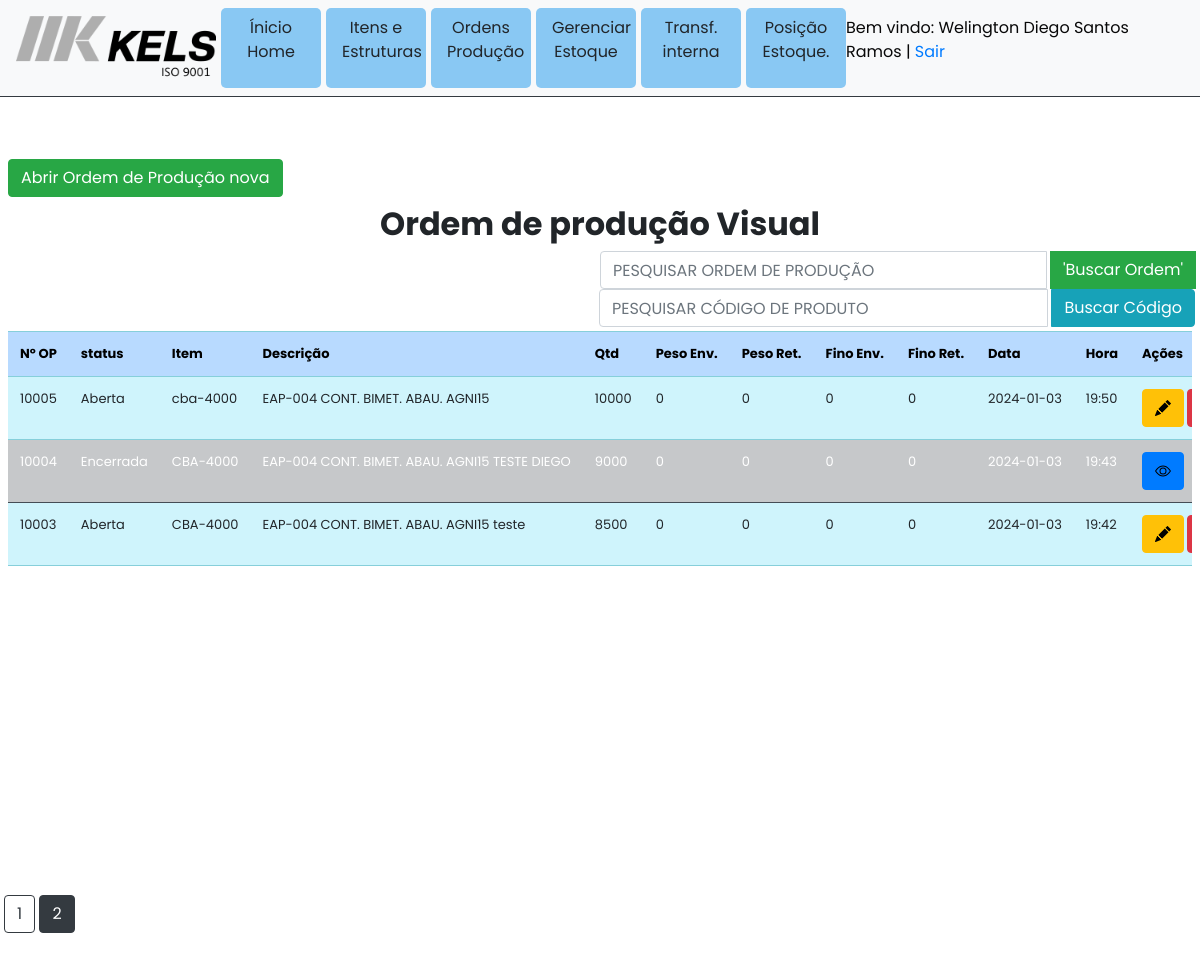
Screenshot of /ordens_producao_visual?page=2 (signed in) with the database file from the repository.
### models/models.py (models this page shows, shortened)
class User(db.Model, UserMixin):
    __tablename__ = "users"
    id = db.Column(db.Integer, primary_key=True)
    email = db.Column(db.String(50), unique=True, nullable=False)
    password = db.Column(db.String(100), nullable=False)
    name = db.Column(db.String(100), nullable=False)

class Ops_visual(db.Model):
    __tablename__='ops_visual'
    id = db.Column(db.Integer, primary_key=True)
    numero_op_visual = db.Column(db.String(50))
    situação = db.Column(db.String(50))
    item = db.Column(db.String(50))
    descrição = db.Column(db.String(255))
    quantidade = db.Column(db.Integer)
    peso_enviado = db.Column(db.Integer)
    peso_retornado = db.Column(db.Integer)
    fino_enviado = db.Column(db.Integer)
    fino_retornado = db.Column(db.Integer)
    data_abertura = db.Column(db.String(50))
    hora_abertura = db.Column(db.String(50))

### app.py (the view)
@app.route('/ordens_producao_visual', methods = ['GET','POST'])
def ordens_producao_visual():
    filtro = request.form.get("filtro_op")
    filtro_cod = request.form.get("codigo_op")
    if not current_user.is_authenticated:
     return redirect( url_for('login'))
    if filtro == "":
        filtro = None
    if filtro_cod == "":
        filtro_cod = None
    page = request.args.get('page', 1, type=int)
    itens_ordered = Ops_visual.query.order_by(Ops_visual.numero_op_visual.desc()).all()
    dados = Ops_visual.query.order_by(Ops_visual.numero_op_visual.desc()).paginate(page=page,per_page=10)
    return render_template('ordens_producao_visual.html', itens = dados, filtro = filtro, filtro_cod = filtro_cod)

### app.py (called while the page is built)
@login_manager.user_loader
def load_user(user_id):
    return User.query.get(user_id)

### templates/ordens_producao_visual.html (shortened to what this page needs)
{% extends 'base.html' %}
{% block body %}
<div class="margin-top w-100">
    <div class="row">
        <div class="col md-12">
            <div class="m-1"><p> </p><p> </p><div>-
                <d-flex->-</d-flex->
            </div>
                <div class="margin-top w-100">
                    <button type="button" class="btn btn-success ms-1 d-flex justify-content-end" data-bs-toggle="modal"
                    data-bs-target="#add_op_modal_visual">Abrir Ordem de Produção nova</button>
                    <h2 class="d-flex justify-content-center mt-2"><strong>Ordem de produção Visual</strong></h2>
                    <div class="input-group d-flex justify-content-end w-100">
                        <form method="POST" action="{{url_for('ordens_producao_visual')}}" class="input-group w-50 input-group d-flex justify-content-start ms-4">
                        <input type="search" class="form-control  w-50" placeholder="Pesquisar Ordem de Produção" name="filtro_op" aria-label="Pesquisar Ordem de Produção" aria-describedby="basic-addon2" autocomplete="off" style="text-transform: uppercase;">
                        <div class="input-group-append">
                        <button class="btn btn-success ms-1" type="submit">'Buscar Ordem'</button>
                    </div>
                    <div class="input-group d-flex justify-content-end w-100">
                        <form method="POST" action="{{url_for('ordens_producao_visual')}}" class="input-group w-50 input-group d-flex justify-content-start ms-4">
                            <input type="search" class="form-control  w-50" placeholder="Pesquisar Código de Produto" name="codigo_op" aria-label="Pesquisar por Código" aria-describedby="basic-addon2" autocomplete="off" style="text-transform: uppercase;">
                            <div class="input-group-append">
                            <button class="btn btn-info ms-1" type="submit">Buscar Código</button>
                            </form>
                    </div>
                </div>
            <div class="container_table m-1">
                <table class="table table-hover table-info" class="flex">
                    <tr class="table-primary">
                        <th>Nº OP</th>
                        <th>status</th>
                        <th>Item</th>
                        <th>Descrição</th>
                        <th>Qtd</th>
                        <th>Peso Env.</th>
                        <th>Peso Ret.</th>
                        <th>Fino Env.</th>
                        <th>Fino Ret.</th>
                        <th>Data</th>
                        <th>Hora</th>
                        <th>Ações</th>
                    </tr>
                    {% for row in itens.items %}
                    {% if filtro == None %}
                    {% if filtro_cod == None %}
                    <tr class='{{"table-dark" if row.situação == "Encerrada" else ""}}'>
                        <td>{{row.numero_op_visual}}</td>
                        <td>{{row.situação}}</td>
                        <td>{{row.item}}</td>
                        <td>{{row.descrição}}</td>
                        <td>{{row.quantidade}}</td>
                        <td>{{row.peso_enviado}}</td>
                        <td>{{row.peso_retornado}}</td>
                        <td>{{row.fino_enviado}}</td>
                        <td>{{row.fino_retornado}}</td>
                        <td>{{row.data_abertura}}</td>
                        <td>{{row.hora_abertura}}</td>
                        {% if row.situação == "Encerrada" %}
                        <td>
                            <form action="op/{{row.numero_op_visual}}" method="post" type="hidden" >
                                <button type="submit" for="myForm" class="btn btn-primary btn-xs"><img
                                src="{{url_for('static', filename='images/eye.svg')}}" alt=""></button>
                            </form>
                        </td>
                        {% else %}
                        <td>
                            <div  class="icons">
                                <div>
                                    <a href="update_op/{{row.id}}" class="editItem btn btn-warning btn-xs " data-bs-toggle="modal"
                                        data-bs-target="#edit_op_modal{{row.id}}"><img
                                        src="{{url_for('static', filename='images/pencil-fill.svg')}}" alt="">
                                    </a>
                                </div>
                                <div>
                                    <a href="delete_op/{{row.id}}" class="btn btn-danger btn-xs"
                                        onclick="return confirm('Tem certeza que quer deletar esta ordem de produção?')"><img
                                    </a>
                                </div>
                            </div>
                        </td>
                        {% endif %}
                    </tr>
                    {% endif %}
                    {% endif %}
                    {% endfor %}
                </table>
            </div></div>
                {% for page_num in itens.iter_pages(left_edge=1, right_edge=1,
                    left_current=1, right_current=2) %} {% if page_num %} {% if itens.page ==
                    page_num %}
                    <a
                      class="btn btn-dark mb-4"
                      href="{{ url_for('ordens_producao_visual', page=page_num) }}"
                      >{{ page_num }}</a
                    >
                    {% else %}
                    <a
                      class="btn btn-outline-dark mb-4"
                      href="{{ url_for('ordens_producao_visual', page=page_num) }}"
                      >{{ page_num }}</a
                    >
                    {% endif %} {% else %} ... {% endif %} {% endfor %}
            </div>
        </div>
    </div>
</div>
{% endblock %}

### templates/header.html (shortened to what this page needs)
{% extends 'base.html' %}
{% block body %}
<div class="container">
<nav class="navbar navbar-expand-lg  navbar-light bg-light w-100 fixed-top header  border-bottom border-2 border-dark">
  <img src="{{ url_for('static', filename='images/logo-iso.png')}}" width = 200 alt="logo">
    <div class="collapse navbar-collapse" id="navbarTogglerDemo03">
          <a class="nav-link card-menu text-center" href="{{url_for('index')}}"> Ínicio Home</a>
          <a class="nav-link card-menu text-center" href="{{ url_for('itens')}}">Itens e Estruturas</a>
          <a class="nav-link card-menu text-center" href="{{ url_for('ordens_producao_visual')}}">Ordens Produção</a>
          <a class="nav-link card-menu text-center" href="{{ url_for('gerenciar_estoque')}}">Gerenciar Estoque</a>
          <a class="nav-link card-menu text-center" href="{{ url_for('posicoes_estoque')}}">Transf. interna</a>
          <a class="nav-link card-menu text-center" href="{{ url_for('posicoes_estoque_omie')}}">Posição Estoque.</a>
    </div>
    <div class="usuario"><p> Bem vindo: {{ current_user.name }} | <a href="/logout">Sair</a> </p></div>
  </nav>
</div>
{% endblock %}

### static/style.css (style rules this page uses)
* { margin: 0; padding: 0; box-sizing: border-box; font-family: "Poppins", sans-serif; }
body { background: #F6F9FF; height: 100vh; width: 100%; display: flex; justify-content: center; align-items: center; flex-direction: column; color: #434343; font-size: 16px; }
.icons { display: flex; flex-direction: row; gap: 3px; }
.header { top: 0; }
.margin-top { margin-top: 8vh; }
table { white-space: nowrap; font-size: 13px; }
.container_table { overflow-x: auto; height: 70vh; }
.usuario { color: #080808; }
.card-menu { width: 100px; height: 80px; background: rgb(137, 200, 243); border-radius: 5px; margin-left: 5px; }

### rows the page displays
User: name "Welington Diego Santos Ramos"
Ops_visual: numero_op_visual "10005", situação "Aberta", item "cba-4000", descrição "EAP-004 CONT. BIMET. ABAU. AGNI15", quantidade "10000", peso_enviado "0", peso_retornado "0", fino_enviado "0", fino_retornado "0", data_abertura "2024-01-03", hora_abertura "19:50"
Ops_visual: numero_op_visual "10004", situação "Encerrada", item "CBA-4000", descrição "EAP-004 CONT. BIMET. ABAU. AGNI15 TESTE DIEGO", quantidade "9000", peso_enviado "0", peso_retornado "0", fino_enviado "0", fino_retornado "0", data_abertura "2024-01-03", hora_abertura "19:43"
Ops_visual: numero_op_visual "10003", situação "Aberta", item "CBA-4000", descrição "EAP-004 CONT. BIMET. ABAU. AGNI15 teste", quantidade "8500", peso_enviado "0", peso_retornado "0", fino_enviado "0", fino_retornado "0", data_abertura "2024-01-03", hora_abertura "19:42"

### other values shown
{{ page_num }} "1"
{{ page_num }} "2"
